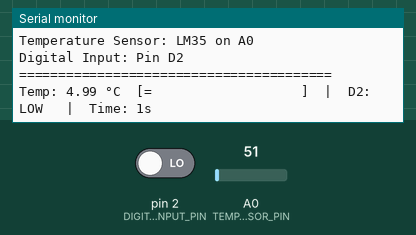
Simulated run of this sketch. Board: Arduino Uno, built with avr-gcc and run on an emulated ATmega328P. On the bench: the last lines printed to the serial monitor. Inputs (shaded band) come from the test bench; at power-on: A0 (TEMP_SENSOR_PIN) = 51, pin 2 (DIGITAL_INPUT_PIN) LOW.

Above: at 1.2 s.
1.3 s: A0 (TEMP_SENSOR_PIN) set to 61
At 2.4 s:
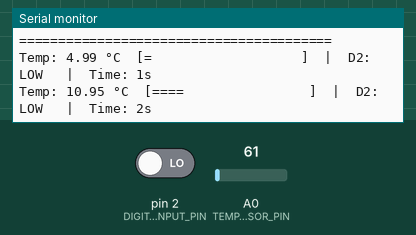
4.5 s: pin 2 (DIGITAL_INPUT_PIN) driven HIGH
At 5.8 s:
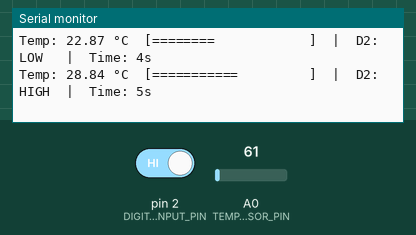
7.5 s: A0 (TEMP_SENSOR_PIN) set to 71
At 8.8 s:
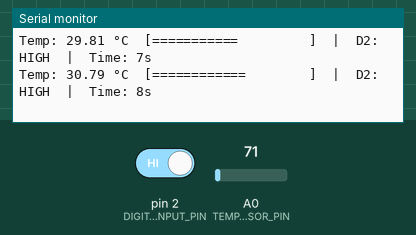
10.5 s: pin 2 (DIGITAL_INPUT_PIN) driven LOW
At 11.6 s:
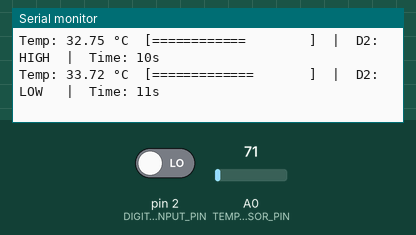
13.5 s: A0 (TEMP_SENSOR_PIN) set to 86
At 14.8 s:
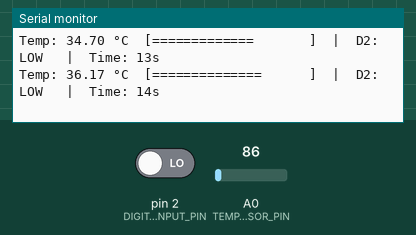
16.5 s: pin 2 (DIGITAL_INPUT_PIN) driven HIGH
At 17.4 s:
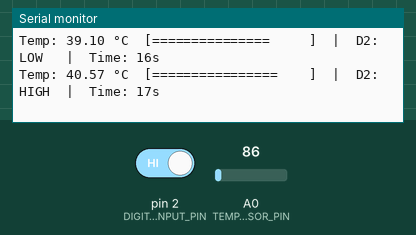
Timing chart, 0 to 19.5 s (numbered marks = the images above; inputs shaded):
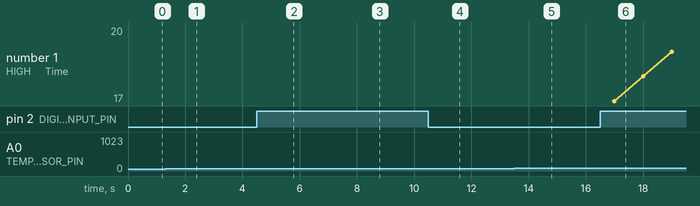

The sketch:

Monitor-Arduino-Code_copy.ino
```cpp
// Temperature and digital input monitor

const int TEMP_SENSOR_PIN = A0;
const int DIGITAL_INPUT_PIN = 2;

// Sampling interval (ms)
const unsigned long SAMPLE_INTERVAL = 1000;

// Averaging buffer
const int NUM_TEMP_SAMPLES = 5;
float tempReadings[NUM_TEMP_SAMPLES];
int tempReadingIndex = 0;

// Debounce settings
const unsigned long DEBOUNCE_DELAY = 50;
int lastDigitalState = LOW;
int digitalState = LOW;
unsigned long lastDebounceTime = 0;

unsigned long previousMillis = 0;

void setup() {
  Serial.begin(9600);
  while (!Serial) { ; } // wait for serial (for native USB)

  pinMode(DIGITAL_INPUT_PIN, INPUT); // use INPUT_PULLUP if switching to ground

  for (int i = 0; i < NUM_TEMP_SAMPLES; i++) {
    tempReadings[i] = 0;
  }

  Serial.println("=== Temperature & Digital Input Monitor ===");
  Serial.println("Temperature Sensor: LM35 on A0");
  Serial.println("Digital Input: Pin D2");
  Serial.println("========================================\n");
}

void loop() {
  unsigned long currentMillis = millis();
  debounceDigitalInput();

  if (currentMillis - previousMillis >= SAMPLE_INTERVAL) {
    previousMillis = currentMillis;
    float temperature = readTemperatureAverage();
    displayReadings(temperature, digitalState);
    checkTemperatureAlerts(temperature);
  }
}

// Temperature functions
float readTemperatureAverage() {
  int rawValue = analogRead(TEMP_SENSOR_PIN);
  float currentTemp = convertToTemperature(rawValue);

  tempReadings[tempReadingIndex] = currentTemp;
  tempReadingIndex = (tempReadingIndex + 1) % NUM_TEMP_SAMPLES;

  float sum = 0;
  for (int i = 0; i < NUM_TEMP_SAMPLES; i++) sum += tempReadings[i];

  return sum / NUM_TEMP_SAMPLES;
}

// LM35: 10mV per °C (5V ref, 10-bit ADC)
float convertToTemperature(int rawValue) {
  float voltage = rawValue * (5.0 / 1023.0);
  return voltage * 100.0;
}

void checkTemperatureAlerts(float temp) {
  if (temp > 50.0) {
    Serial.println("⚠️  WARNING: High temperature detected!");
  } else if (temp < 0.0) {
    Serial.println("⚠️  WARNING: Temperature below freezing!");
  }
}

// Debounce digital input
void debounceDigitalInput() {
  int reading = digitalRead(DIGITAL_INPUT_PIN);

  if (reading != lastDigitalState) lastDebounceTime = millis();

  if ((millis() - lastDebounceTime) > DEBOUNCE_DELAY) {
    if (reading != digitalState) {
      digitalState = reading;
      // state change handling can go here
    }
  }

  lastDigitalState = reading;
}

void displayReadings(float temperature, int digState) {
  Serial.print("Temp: ");
  Serial.print(temperature, 2);
  Serial.print(" °C");

  Serial.print("  [");
  int barLength = map(constrain(temperature, 0, 50), 0, 50, 0, 20);
  for (int i = 0; i < barLength; i++) Serial.print("=");
  for (int i = barLength; i < 20; i++) Serial.print(" ");
  Serial.print("]");

  Serial.print("  |  D2: ");
  Serial.print(digState == HIGH ? "HIGH" : "LOW ");

  Serial.print("  |  Time: ");
  Serial.print(millis() / 1000);
  Serial.println("s");
}

// CSV format for logging
void displayReadingsCSV(float temperature, int digState) {
  Serial.print(millis());
  Serial.print(",");
  Serial.print(temperature, 2);
  Serial.print(",");
  Serial.println(digState);
}
```

Measured:
- after the input at 1.3 s, the serial monitor: prints a new line after 0.70 s (image 1)
- after the input at 4.5 s, the serial monitor: prints a new line after 0.50 s (image 2)
- after the input at 7.5 s, the serial monitor: prints a new line after 0.50 s (image 3)
- after the input at 10.5 s, the serial monitor: prints a new line after 0.50 s (image 4)
- after the input at 13.5 s, the serial monitor: prints a new line after 0.50 s (image 5)
- after the input at 16.5 s, the serial monitor: prints a new line after 0.50 s (image 6)
